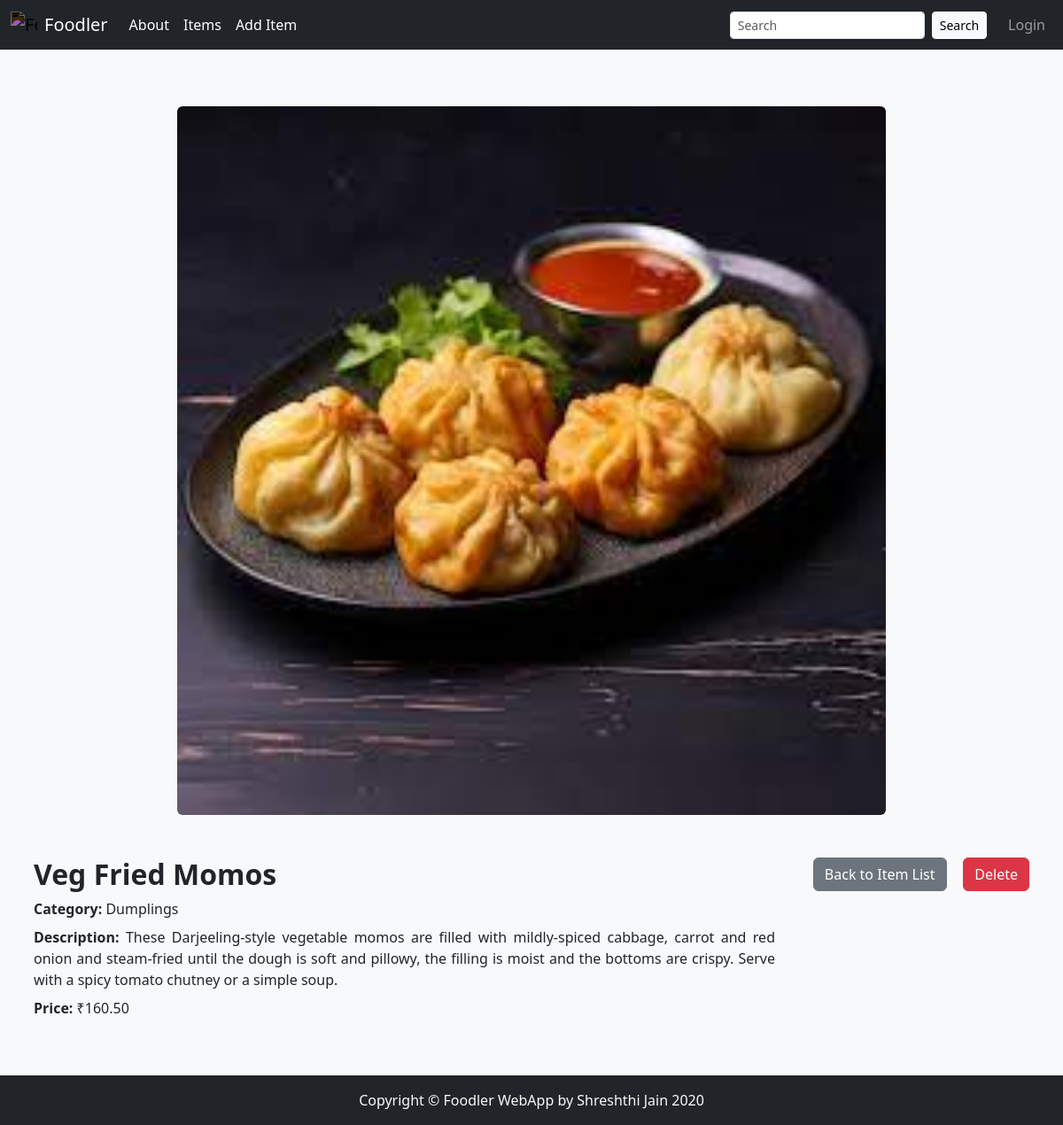
Screenshot of /food/details/8 with the database file from the repository.
### Food/models.py (models this page shows)
class Item(models.Model):
    user = models.ForeignKey(User, on_delete=models.CASCADE, default=1)
    item_name = models.CharField(max_length=100)
    item_description = models.CharField(max_length=500)
    item_price = models.DecimalField(max_digits=10, decimal_places=2)
    item_image = models.ImageField(upload_to='item_images/', blank=True, null=True)
    item_category = models.CharField(max_length=50)
    def __str__(self):
        return self.item_name

### Food/views.py (the view)
# urls.py: path("food/details/<int:id>", views.item_details, name="item_details"),
def item_details(request, id):
    item = Item.objects.get(id=id)
    print(item)
    return render(request, 'Food/details.html', {'item': item})

### Food/templates/Food/details.html (shortened to what this page needs)
{% extends 'food/base.html' %}
{% load static %}
{% block body %}
<div class="container px-2 py-5">
    <div class="row g-4">
        <div class="col-12 text-center">
            {% if item.item_image %}
            <img src="{{ item.item_image.url }}" alt="{{ item.item_name }}" class="img-fluid rounded mx-auto d-block"
                width="800" height="800">
            {% else %}
            <img src="{% static 'food/images/placeholder.png' %}" alt="No Image Available"
                class="img-fluid rounded mx-auto d-block" style="max-width: 400px;">
            {% endif %}
        </div>
    </div>
    <div class="row g-4 mt-4">
        <div class="col-md-9">
            <ul class="list-unstyled justify-text">
                <li class="mb-2">
                    <h2 class="fw-bold">{{ item.item_name }}</h2>
                </li>
                <li class="mb-2">
                    <strong>Category:</strong> {{ item.item_category }}
                </li>
                <li class="mb-2">
                    <strong>Description:</strong> {{ item.item_description }}
                </li>
                <li class="mb-2">
                    <strong>Price:</strong> ₹{{ item.item_price }}
                </li>
            </ul>
        </div>
        <div class="col-md-3 d-flex justify-content-end align-items-start">
            <div class="col text-center">
                <a href="{% url 'food:item_list' %}" class="btn btn-secondary">Back to Item List</a>
            </div>
            <form method="POST" action="{% url 'food:delete_item' item.id %}"
                onsubmit="return confirm('Are you sure you want to delete this item?');">
                <button type="submit" class="btn btn-danger">Delete</button>
            </form>
        </div>
    </div>
</div>
{% endblock %}

### Food/templates/Food/details.html (style rules this page uses)
.justify-text { text-align: justify; }

### rows the page displays
Item: item_image (picture), item_name "Veg Fried Momos", item_category "Dumplings", item_description "These Darjeeling-style vegetable momos are filled with mildly-spiced cabbage, carrot and red onion and steam-fried until the dough is soft and pillowy, the filling is moist and the bottoms are crispy. Serve with a spicy tomato chutney or a simple soup.", item_price "160.50"
